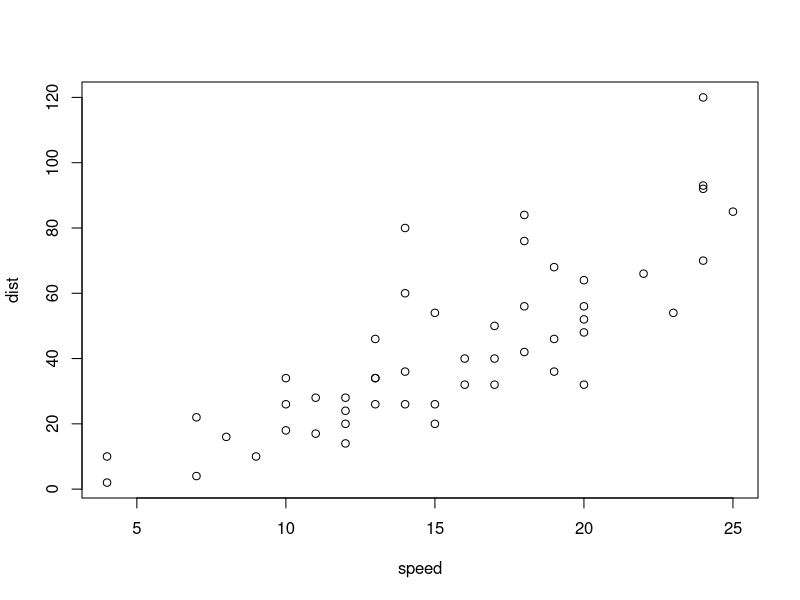
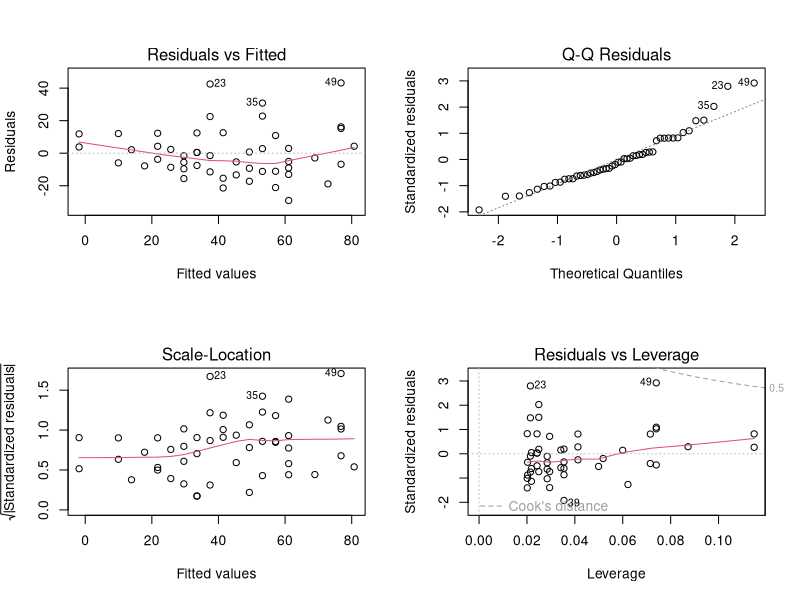

Write the R code that produced these figures, in order.
## ---- chunk 1
knitr::opts_chunk$set(echo = TRUE)
## ---- chunk 2
# Load data set
head(cars)

## ---- chunk 3
plot (cars)
## ---- chunk 4
model<-lm(dist ~ speed, data = cars)
par(mfrow = c(2,2))
plot(model)
## ---- chunk 5
# http://cacalderon.shinyapps.io/CarDatasetPrediction
